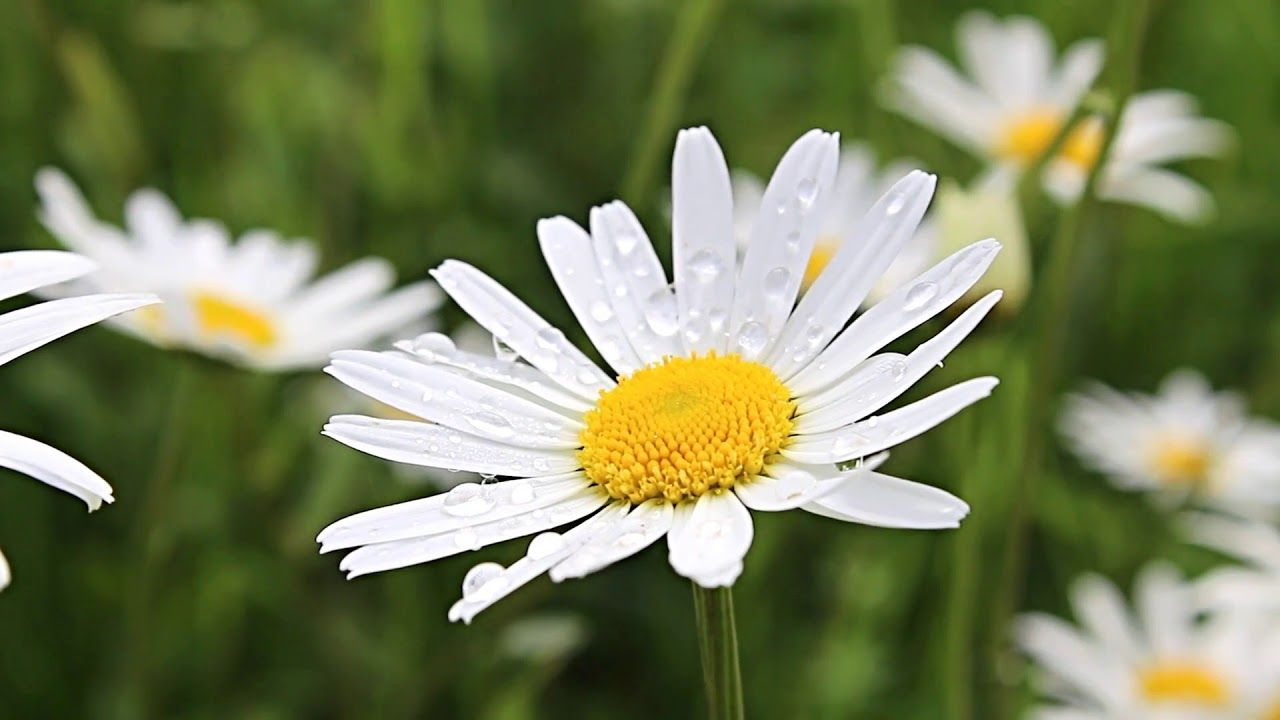
#> input picture assets/original_image.jpg, 1280 x 720 px; its folder holds 3 pictures in this run
$ python ascii.py
#> lines starting #> are read from the running program, lines starting #| are printed output that depends on the picture
### img_tools/basics.py
import io
import sys
import glob
import base64
from os.path import exists

import cv2
from numpy import ndarray


# [5 lines left out: function image_selector, not called in this run]


def open_image(img_path: str) -> ndarray:
#> called with img_path = '../assets/original_image.jpg'
    if not exists(img_path):
        print("The file you tried to open does not exists.")
        sys.exit()
    img = cv2.imread(img_path, cv2.IMREAD_COLOR)
#> img is the input picture: shape (720, 1280, 3); mean B, G, R 89.6, 128.3, 119.8
    img = cv2.cvtColor(img, cv2.COLOR_BGR2RGB)
    return img


def resize_img(img: ndarray, size: int = 100) -> ndarray:
#> called with size = 100
    height, width, _ = img.shape
#> height = 720; width = 1280
    if height > width:
        return cv2.resize(img, (round(width / height * size), size))
    return cv2.resize(img, (size, round(height / width * size)))
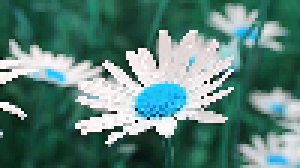
#> returned value: shape (56, 100, 3) (shown 3 times larger); mean of channels 0, 1, 2 119.8, 128.3, 89.5; drawn as B, G, R


# [5 lines left out: function encode_img, not called in this run]

### img_tools/ascii.py
from typing import List

from PIL import Image, ImageFont, ImageDraw
from numpy import ndarray

from img_tools import open_image, resize_img


def img_to_ascii(img: ndarray) -> List[List[str]]:
    height, width, _ = img.shape
#> height = 56; width = 100
    return [
        [ascii_machina(img[row, col]) for col in range(width)]
        for row in range(height)
    ]


def ascii_machina(pixel: List[int]) -> str:
    character_ramp = " .:-=+*#%@"
    index = round(max(pixel) / 255 * (len(character_ramp) - 1))
#> index = 3
    return character_ramp[index]


def show_ascii(ascii_img: List[List[str]]) -> None:
    print("\n".join(" ".join(row) for row in ascii_img))


def ascii_to_img(ascii_img: List[List[str]], img: ndarray) -> Image:
    height, width, _ = img.shape
#> height = 56; width = 100
    result_img = Image.new("RGB", (width * 10, height * 10), (0, 0, 0))
#> result_img: PIL image 1000x560 RGB; every value is 0
    font = ImageFont.load_default()
    draw = ImageDraw.Draw(result_img)
    for i, row in enumerate(ascii_img):
        for j, pixel in enumerate(row):
            draw.text(
                (0 + 10 * j, 0 + 10 * i),
                pixel,
                fill=tuple(img[i, j]),
                font=font,
            )
#> this loop made 56 passes
    return result_img


if __name__ == "__main__":
    IMG_SIZE = 100

    img = resize_img(open_image("../assets/original_image.jpg"), 100)
    img = ascii_to_img(img_to_ascii(img), img)
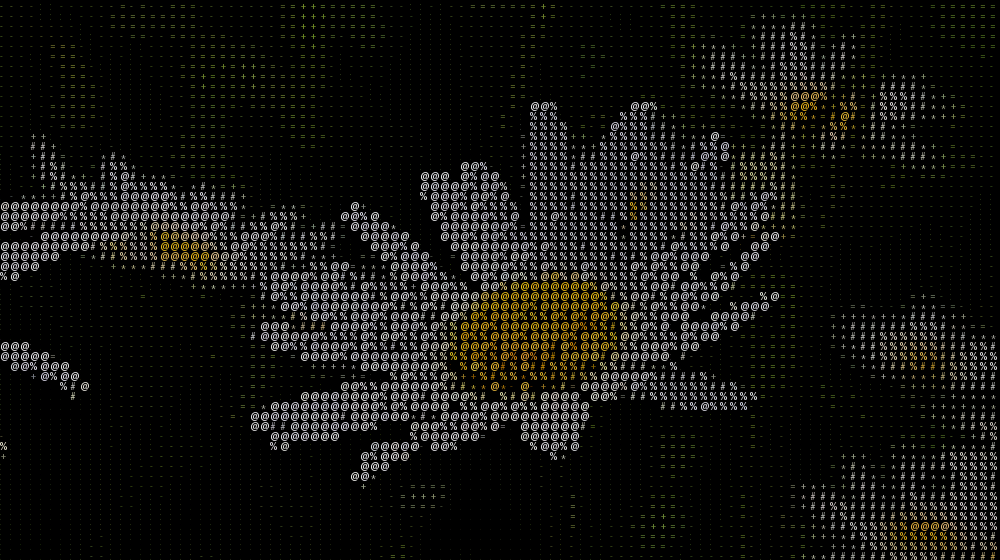
#> img: PIL image 1000x560 RGB; mean R, G, B 18.2, 17.9, 15.6
    img.show()
